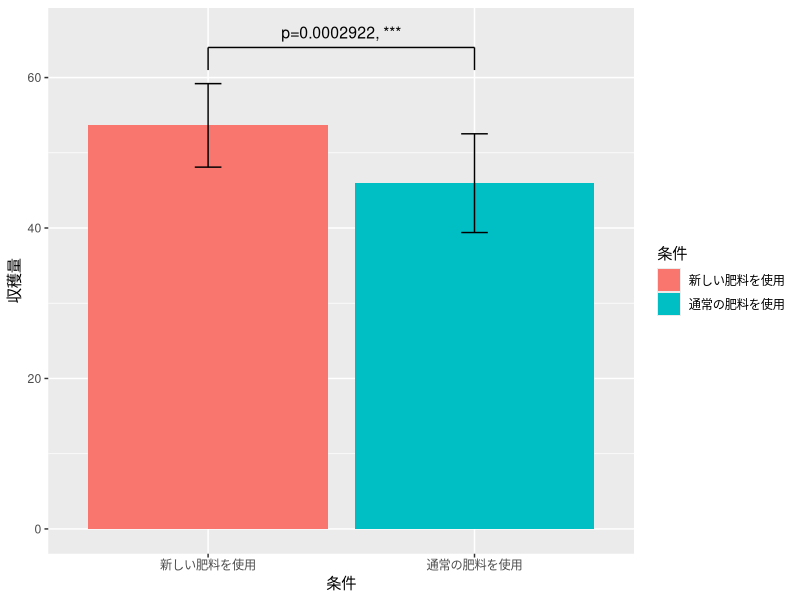
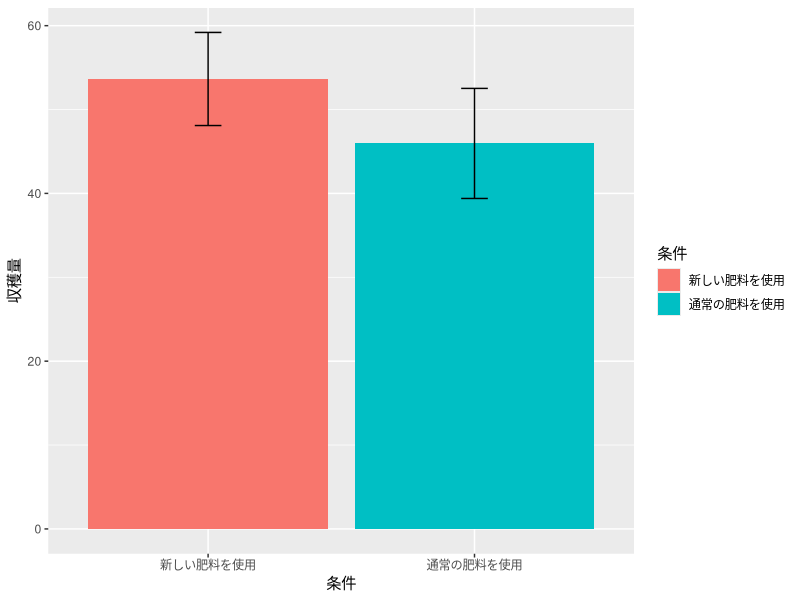
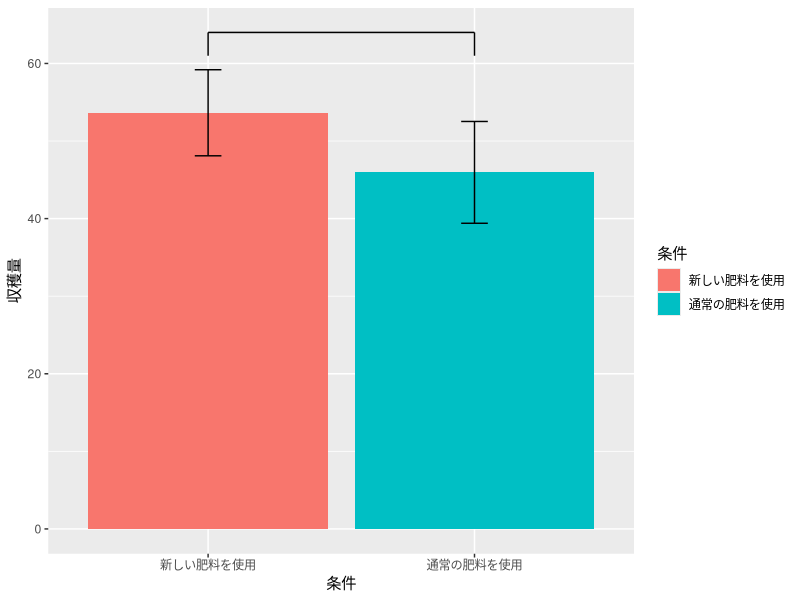
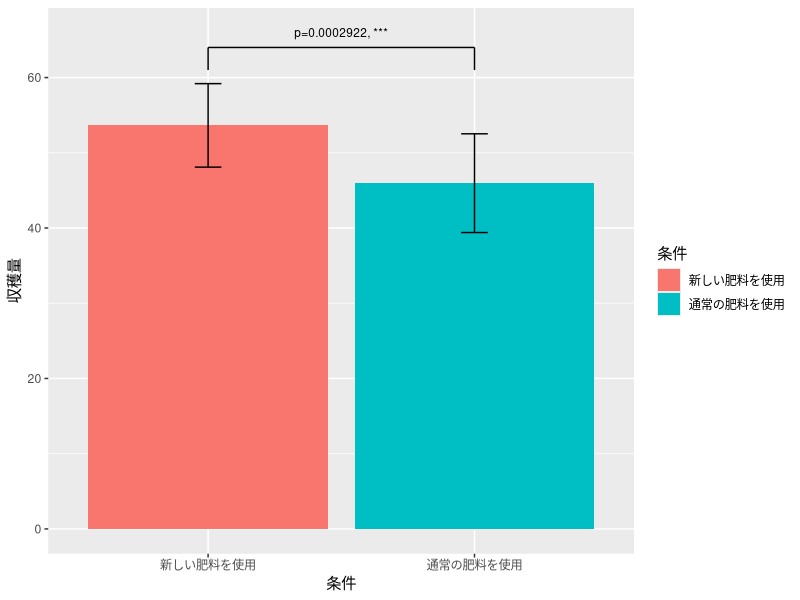
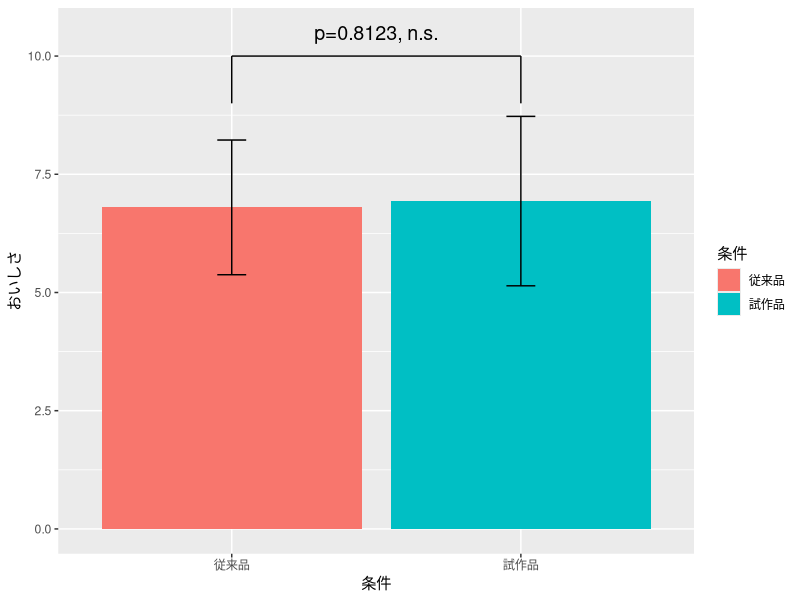

Write the R code that produced these figures, in order. (Note: this script raises an error after producing the figures.)
## ---- chunk 1
knitr::opts_chunk$set(echo = TRUE)
## ---- chunk 2
mydata_ttest <- read.csv( # データ読み込み オブジェクト名は自由につけてよい
# データは以下の設定ではpracticeというフォルダに入っているコトになっているが、
# 特にそうしたフォルダに入れていない場合には ./example_ttest.csv とすればよい。
  "./practice/example_ttest.csv", 
  header=T, 
  fileEncoding="UTF8"
)　

# もしデータの内容を確認したければ、
# 右上ペインのEvironmentのmydataをクリックするか、
# 以下のコマンドを実行。
# view(mydata)

t.test(mydata_ttest$新しい肥料を使用, mydata_ttest$通常の肥料を使用)

## ---- chunk 3
mydata_ttest_paired <- read.csv(
  "./practice/example_ttest_paired.csv", 
  header=T, 
  fileEncoding="UTF8"
) # データ読み込み
# もしデータの内容を確認したければ、右上ペインのEvironmentのmydataをクリックするか、以下のコマンドを実行。
# view(mydata)

t.test(mydata_ttest_paired$従来品, mydata_ttest_paired$試作品, paired=TRUE)

## ---- chunk 4
library(tidyverse) # pivot_longer関数を使うにはtidyverseを読み込む必要がある

# ロング形式のデータを作成
long_data <- pivot_longer(
  mydata_ttest,
  cols=colnames(mydata_ttest),
  names_to = "肥料",
  values_to= "収穫量" #測定変数に与える列名
)

# 肥料列を要因型に変換
long_data$肥料 <- as.factor(long_data$肥料)

# 内容確認
summary(long_data)

#t検定
t.test(収穫量~肥料, long_data)
## ---- chunk 5
# 平均値の算出
平均<-aggregate(収穫量~肥料, long_data, mean)
# 標準偏差の算出
標準偏差<-aggregate(収穫量~肥料, long_data, sd)

#データフレームの作成
mydf <- data.frame(
  条件=平均$肥料,
  収穫量=平均$収穫量,
  標準偏差=標準偏差$収穫量
)

# ggplotで棒グラフを表示
g<- ggplot(data=mydf)+ 
  geom_bar(aes(x=条件, y=収穫量, fill=条件), stat="identity")+
  geom_errorbar(aes(x=条件, ymin=収穫量-標準偏差, ymax=収穫量+標準偏差, width=0.1))+
  annotate("segment",x=1, xend=1, y=61, yend=64)+
  annotate("segment",x=1, xend=2, y=64, yend=64)+
  annotate("segment",x=2, xend=2, y=61, yend=64)+
  annotate("text",x=1.5, y=66, label="p=0.0002922, ***", size=4)
plot(g)
## ---- chunk 6
## ロング形式のデータを作成
long_data <- pivot_longer(
  mydata_ttest_paired,
  cols=colnames(mydata_ttest_paired),
  names_to = "食パン",
  values_to= "評価" #測定変数に与える列名
)

# 確認
long_data$食パン <- as.factor(long_data$食パン)
summary(long_data)
 
# ロングデータからの食パンごとのデータを取り出し
data1 <- filter(long_data, 食パン=="従来品")
data2 <- filter(long_data, 食パン=="試作品")


# t検定
t.test(data1$評価, data2$評価, paired=TRUE)


## ---- chunk 7
library(ggplot2) # ggplotを使うためにはまずこのライブライを読み込んでおく必要がある

#まずは両群の平均と標準偏差を算出する。
mymean_new <- mean(mydata_ttest$新しい肥料を使用)
mymean_old <- mean(mydata_ttest$通常の肥料を使用)
mysd_new <- sd(mydata_ttest$新しい肥料を使用)
mysd_old <- sd(mydata_ttest$通常の肥料を使用)

mydf <- data.frame(
  条件=c("新しい肥料を使用", "通常の肥料を使用"),
  収穫量=c(mymean_new, mymean_old),
  標準偏差=c(mysd_new, mysd_old)
)

# ggplotで棒グラフを表示　
g <- ggplot(data=mydf)+ 
  geom_bar(aes(x=条件, y=収穫量, fill=条件), stat="identity")+
  geom_errorbar(aes(x=条件, ymin=収穫量-標準偏差, ymax=収穫量+標準偏差, width=0.1))
plot(g)
## ---- chunk 8
#エラーバーの上に実線を引く
g <- g + 
  annotate("segment",x=1, xend=1, y=61, yend=64)+
  annotate("segment",x=1, xend=2, y=64, yend=64)+
  annotate("segment",x=2, xend=2, y=61, yend=64)

plot(g)
## ---- chunk 9
# 各傘の上に
g <- g+annotate("text",x=1.5, y=66, label="p=0.0002922, ***", size=3)
plot(g)
## ---- chunk 10
#まずは両群の平均と標準偏差を算出する。
mymean_new <- mean(mydata_ttest_paired$試作品)
mymean_old <- mean(mydata_ttest_paired$従来品)
mysd_new <- sd(mydata_ttest_paired$試作品)
mysd_old <- sd(mydata_ttest_paired$従来品)

# データフレームの作成
mydf <- data.frame(
  条件=c("試作品", "従来品"),
  おいしさ=c(mymean_new, mymean_old),
  標準偏差=c(mysd_new, mysd_old)
)

# ggplotで棒グラフを表示
g<- ggplot(data=mydf)+ 
  geom_bar(aes(x=条件, y=おいしさ, fill=条件), stat="identity")+
  geom_errorbar(aes(x=条件, ymin=おいしさ-標準偏差, ymax=おいしさ+標準偏差, width=0.1))+
  annotate("segment",x=1, xend=1, y=9, yend=10)+
  annotate("segment",x=1, xend=2, y=10, yend=10)+
  annotate("segment",x=2, xend=2, y=9, yend=10)+
  annotate("text",x=1.5, y=10.5, label="p=0.8123, n.s.", size=5)
plot(g)

## ---- chunk 11
#./practice/example_vartest.csvの作成
set.seed(42)
num_samples <- 20
before_change <- round(rnorm(num_samples, mean = 100, sd = 5),2)
after_change <- round(rnorm(num_samples, mean = 100, sd = 10),2)
data <- tibble(
  工程変更前 = before_change,
  工程変更後 = after_change
)

write_csv(data, "./practice/example_vartest.csv")
## ---- chunk 12
mydata_vartest <- read.csv(
  "./practice/example_vartest.csv", 
  header=T, 
  fileEncoding="UTF8"
) # データ読み込み

var.test(mydata_vartest$工程変更前, mydata_vartest$工程変更後)

## ---- chunk 13
#ワイド形式からロング形式に変換
long_data_vartest <- pivot_longer(
  mydata_vartest,
  cols=colnames(mydata_vartest)[],
  names_to = "工程",
  values_to= "重量" #測定変数に与える列名
) 

# 工程を要因型（要因型）に変換
long_data_vartest$工程 <- as.factor(long_data_vartest$工程)

# F検定の実施
var.test(重量~工程, long_data_vartest)
## ---- chunk 14
#./practice/example_chisq.csvの作成
set.seed(42)
num_samples <- 100
性別 <- rbinom(num_samples, 1, 0.5)
合否 <- rbinom(num_samples, 1, 0.4)
data <- tibble(
  性別 = 性別,
  合否 = 合否,
)
write_csv(data, "./practice/example_chisq.csv")

## ---- chunk 15
mydata_chisq <- read.csv(
  "./practice/example_chisq.csv", 
  header=T, 
  fileEncoding="UTF8"
) # データ読み込み

mydata_chisq$合否 <- as.factor(mydata_chisq$合否)
mydata_chisq$性別 <- as.factor(mydata_chisq$性別)
summary(mydata_chisq)

#クロス集計表の作成
cross_table <- table(mydata_chisq$性別, mydata_chisq$合否)
cross_table

#カイ二乗検定
chisq.test(cross_table)
## ---- chunk 16
#./practice/example_fisher.csv
set.seed(2)
num_samples <- 50
珈琲 <- c(rep(1,35),rep(0,15))
甘味 <- c(rbinom(35, 1, 0.6),rbinom(15, 1, 0.1))
data <- tibble(
  珈琲 = 珈琲,
  甘味 = 甘味,
)
write_csv(data, "./practice/example_fisher.csv")

## ---- chunk 17
mydata_fisher <- read.csv(
  "./practice/example_fisher.csv", 
  header=T, 
  fileEncoding="UTF8"
) # データ読み込み

mydata_fisher$珈琲 <- as.factor(mydata_fisher$珈琲)
mydata_fisher$甘味 <- as.factor(mydata_fisher$甘味)
summary(mydata_fisher)

#クロス集計表の作成
cross_table <- table(mydata_fisher$珈琲, mydata_fisher$甘味)
cross_table

#Fisherの正確確率検定
fisher.test(cross_table)
## ---- chunk 18
#./practice/example_multcomp.csvの作成
set.seed(34)
num_samples <- 62
Date <- seq.Date(from = as.Date("2024-07-01"), by = "day", length.out = num_samples)
A <- round(rnorm(num_samples, mean = 0.08, sd = 0.02),4)
B <- round(rnorm(num_samples, mean = 0.05, sd = 0.003),4)
C <- round(rnorm(num_samples, mean = 0.06, sd = 0.004),4)

data <- tibble(
  Date = Date,
  A = A,
  B = B,
  C = C
)
write_csv(data, "./practice/example_multcomp.csv")

## ---- chunk 19
mydata_multcomp <- read.csv(
  "./practice/example_multcomp.csv", 
  header=T, 
  fileEncoding="UTF8"
) # データ読み込み

#ワイド形式からロング形式に変換
mydata_multcomp_long <- pivot_longer(
  mydata_multcomp,
  cols=colnames(mydata_multcomp)[2:4],
  names_to = "広告",
  values_to= "クリック率" #測定変数に与える列名
)

#平均と標準偏差の確認
aggregate(クリック率~広告, data=mydata_multcomp_long, FUN=mean)
aggregate(クリック率~広告, data=mydata_multcomp_long, FUN=sd)

#多重比較の実施
pairwise.t.test(mydata_multcomp_long$クリック率, mydata_multcomp_long$広告)
## ---- chunk 20
#./practice/example_multcomp_var.csvの作成
set.seed(42)
num_samples <- 20
工程A <- rnorm(num_samples, mean = 100, sd = 5)
工程B <- rnorm(num_samples, mean = 110, sd = 5)
工程C <- rnorm(num_samples, mean = 105, sd = 5)

data <- tibble(
  工程A = 工程A,
  工程B = 工程B,
  工程C = 工程C
)
write_csv(data, "./practice/example_multcomp_var.csv")
## ---- chunk 21
mydata_multcomp_var <- read.csv(
  "./practice/example_multcomp_var.csv",
  header=T,
  fileEncoding="UTF8"
) # データ読み込み

#分散の一対比較
p_ab <- var.test(mydata_multcomp_var$工程A, mydata_multcomp_var$工程B)
p_bc <- var.test(mydata_multcomp_var$工程B, mydata_multcomp_var$工程C)
p_ca <- var.test(mydata_multcomp_var$工程C, mydata_multcomp_var$工程A)

#P値の補正
p.adjust(c(p_ab$p.value, p_bc$p.value, p_ca$p.value), method = "holm")

# 参考：補正前のP値
p.adjust(c(p_ab$p.value, p_bc$p.value, p_ca$p.value), method = "none")
## ---- chunk 22
#./practice/example_multcomp_prop.csvの作成
set.seed(42)
num_samples <- 1000
工程A <- rbinom(num_samples, 1, 0.05)
工程B <- rbinom(num_samples, 1, 0.1)
工程C <- rbinom(num_samples, 1, 0.12)

data <- tibble(
  工程A = 工程A,
  工程B = 工程B,
  工程C = 工程C
)

write_csv(data, "./practice/example_multcomp_prop.csv")
## ---- chunk 23
mydata_multcomp_prop <- read.csv(
  "./practice/example_multcomp_prop.csv",
  header=T,
  fileEncoding="UTF8"
) # データ読み込み

#集計
正常 <- c(
  sum(mydata_multcomp_prop$工程A==0), 
  sum(mydata_multcomp_prop$工程B==0), 
  sum(mydata_multcomp_prop$工程C==0)
)

不良 <- c(
  sum(mydata_multcomp_prop$工程A==1), 
  sum(mydata_multcomp_prop$工程B==1), 
  sum(mydata_multcomp_prop$工程C==1)
)

# 集計データを作成
data_prop <- data.frame(
  正常=正常,
  不良=不良
) 
colnames(data_prop) <- c("正常", "不良")
rownames(data_prop) <- c("工程A", "工程B", "工程C")

#集計データを行列型（Matrix型）に変換
data_prop <- as.matrix(data_prop)

#多重比較
pairwise.prop.test(data_prop, p.adjust.method = "holm")

